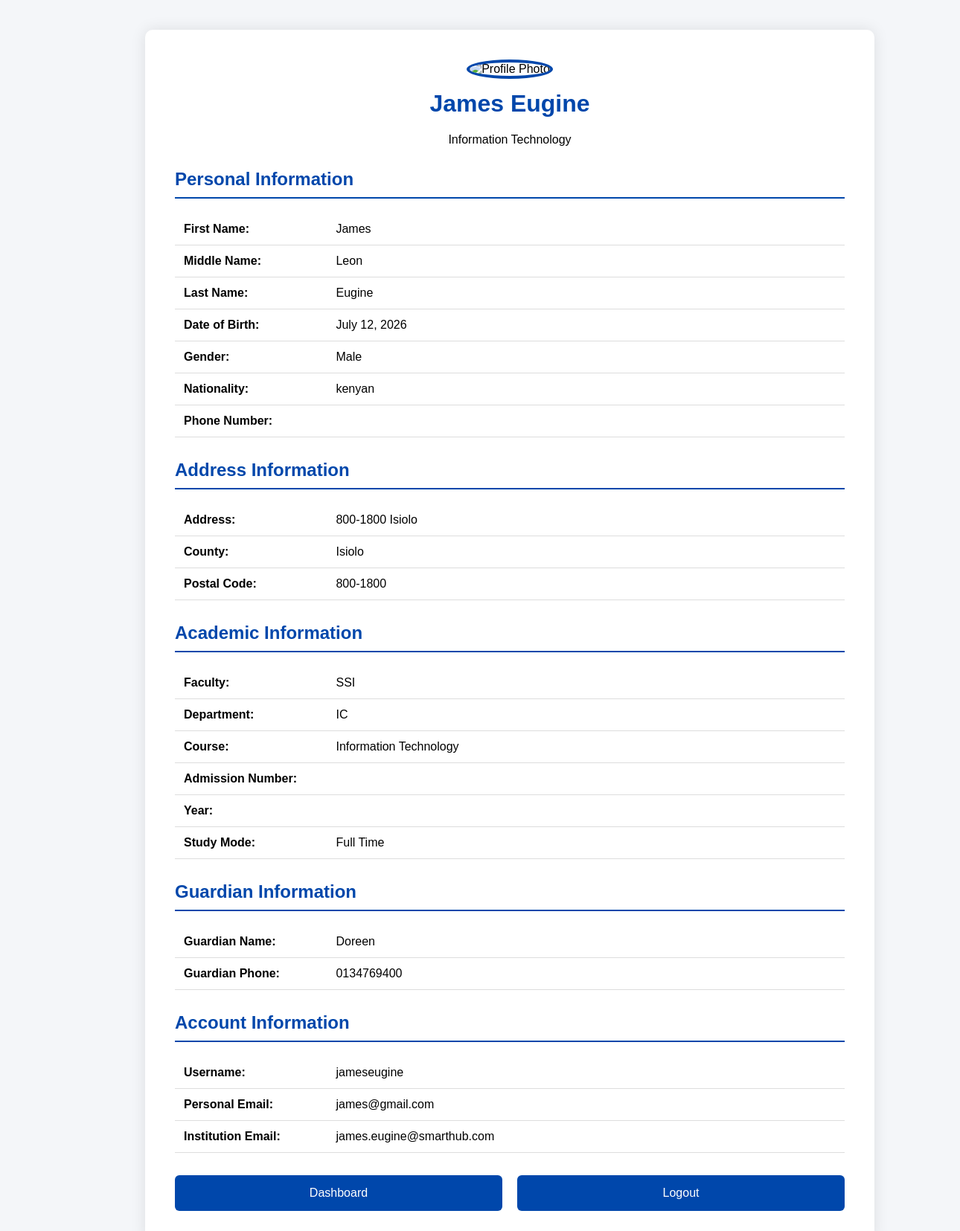
The app's page /profile/ (signed in) with its own data.
### SmartHubApp/models.py (models this page shows, shortened)
class Student(models.Model):
    first_name = models.CharField(max_length=100)
    middle_name = models.CharField(max_length=100, blank=True)
    last_name = models.CharField(max_length=100)
    dob = models.DateField()
    gender = models.CharField(max_length=20)
    nationality = models.CharField(max_length=100)
    phone = models.CharField(max_length=20)
    county = models.CharField(max_length=100)
    address = models.TextField()
    postal_code = models.CharField(max_length=20)
    faculty = models.CharField(max_length=100)
    department = models.CharField(max_length=100)
    course = models.CharField(max_length=100)
    year = models.CharField(max_length=20, default="Year 1")
    study_mode = models.CharField(max_length=30)
    guardian_name = models.CharField(max_length=100)
    guardian_phone = models.CharField(max_length=20)
    personal_email = models.EmailField()
    registration_number = models.CharField(max_length=30, unique=True)
    institution_email = models.EmailField(unique=True)
    username = models.CharField(max_length=100, unique=True)
    password = models.CharField(max_length=255)
    created_at = models.DateTimeField(auto_now_add=True)

### SmartHubApp/views.py (the view)
# urls.py: path('profile/', profile, name='profile'),
def profile(request):
    if 'student_id' not in request.session:
        return redirect('login')
    student = Student.objects.get(
        id=request.session['student_id']
    )
    return render(
        request,
        'SmartHubApp/profile.html',
        {
            'student': student
        }
    )

### templates/SmartHubApp/profile.html (shortened to what this page needs)
{% load static %}
<!DOCTYPE html>
<html lang="en">
<head>
    <link rel="stylesheet"
          href="{% static 'css/profile.css' %}">
</head>
<body>
<div class="container">
    <div class="profile-card">
        <div class="profile-header">
            {% if student.profile_photo %}
                <img src="{{ student.profile_photo.url }}"
                     alt="Profile Photo">
            {% else %}
                <img src="{% static 'images/default.png' %}"
                     alt="Profile Photo">
            {% endif %}
            <h1>
                {{ student.first_name }}
                {{ student.last_name }}
            </h1>
            <p>{{ student.course }}</p>
        </div>
        <div class="section">
            <h2>Personal Information</h2>
            <div class="row">
                <strong>First Name:</strong>
                {{ student.first_name }}
            </div>
            <div class="row">
                <strong>Middle Name:</strong>
                {{ student.middle_name }}
            </div>
            <div class="row">
                <strong>Last Name:</strong>
                {{ student.last_name }}
            </div>
            <div class="row">
                <strong>Date of Birth:</strong>
                {{ student.dob }}
            </div>
            <div class="row">
                <strong>Gender:</strong>
                {{ student.gender }}
            </div>
            <div class="row">
                <strong>Nationality:</strong>
                {{ student.nationality }}
            </div>
            <div class="row">
                <strong>Phone Number:</strong>
            </div>
        </div>
        <div class="section">
            <h2>Address Information</h2>
            <div class="row">
                <strong>Address:</strong>
                {{ student.address }}
            </div>
            <div class="row">
                <strong>County:</strong>
                {{ student.county }}
            </div>
            <div class="row">
                <strong>Postal Code:</strong>
                {{ student.postal_code }}
            </div>
        </div>
        <div class="section">
            <h2>Academic Information</h2>
            <div class="row">
                <strong>Faculty:</strong>
                {{ student.faculty }}
            </div>
            <div class="row">
                <strong>Department:</strong>
                {{ student.department }}
            </div>
            <div class="row">
                <strong>Course:</strong>
                {{ student.course }}
            </div>
            <div class="row">
                <strong>Admission Number:</strong>
            </div>
            <div class="row">
                <strong>Year:</strong>
            </div>
            <div class="row">
                <strong>Study Mode:</strong>
                {{ student.study_mode }}
            </div>
        </div>
        <div class="section">
            <h2>Guardian Information</h2>
            <div class="row">
                <strong>Guardian Name:</strong>
                {{ student.guardian_name }}
            </div>
            <div class="row">
                <strong>Guardian Phone:</strong>
                {{ student.guardian_phone }}
            </div>
        </div>
        <div class="section">
            <h2>Account Information</h2>
            <div class="row">
                <strong>Username:</strong>
                {{ student.username }}
            </div>
            <div class="row">
                <strong>Personal Email:</strong>
                {{ student.personal_email }}
            </div>
            <div class="row">
                <strong>Institution Email:</strong>
                {{ student.institution_email }}
            </div>
        </div>
        <div class="buttons">
            <a href="{% url 'dashboard' %}">
                Dashboard
            </a>
            <a href="{% url 'logout' %}">
                Logout
            </a>
        </div>
    </div>
</div>
</body>
</html>

### static/css/profile.css (style rules this page uses)
body { margin:0; padding:0; background:#f4f6f9; font-family:Arial,sans-serif; }
.container { width:100%; display:flex; justify-content:center; padding:40px; }
.profile-card { width:900px; background:white; padding:40px; border-radius:10px; box-shadow:0 0 20px rgba(0,0,0,.1); }
.profile-header { text-align:center; margin-bottom:30px; }
.profile-header img { width:150px; height:150px; border-radius:50%; object-fit:cover; border:4px solid #0047ab; }
.profile-header h1 { margin-top:15px; color:#0047ab; }
.section { margin-top:30px; }
.section h2 { border-bottom:2px solid #0047ab; padding-bottom:10px; color:#0047ab; }
.row { padding:12px; border-bottom:1px solid #ddd; }
.row strong { display:inline-block; width:200px; }
.buttons { margin-top:30px; display:flex; gap:20px; }
.buttons a { flex:1; text-align:center; padding:15px; background:#0047ab; color:white; text-decoration:none; border-radius:6px; }

### records on screen
Student: first_name "James", last_name "Eugine", course "Information Technology", middle_name "Leon", dob "July 12, 2026", gender "Male", nationality "kenyan", address "800-1800 Isiolo", county "Isiolo", postal_code "800-1800", faculty "SSI", department "IC", study_mode "Full Time", guardian_name "Doreen", guardian_phone "0134769400", username "jameseugine", personal_email "james@gmail.com", institution_email "james.eugine@smarthub.com"
